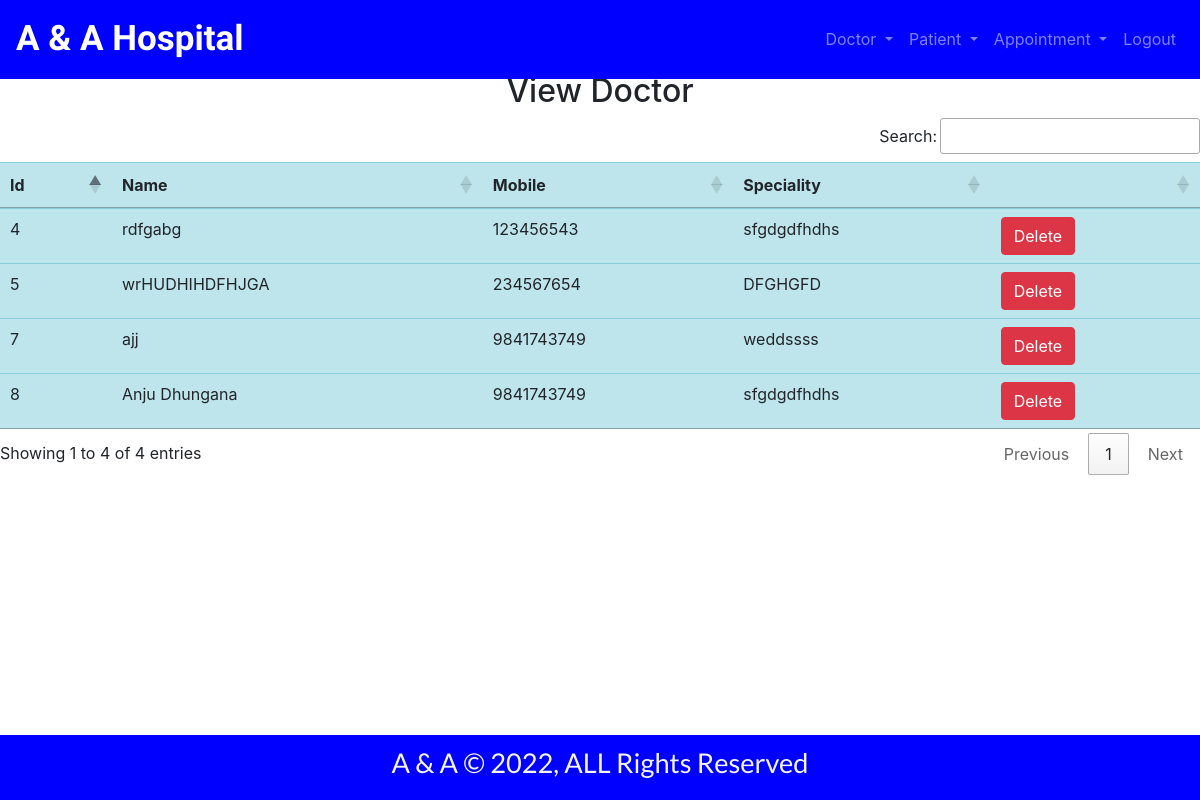
Before: /view_doctor/ (signed in) with the older database file.
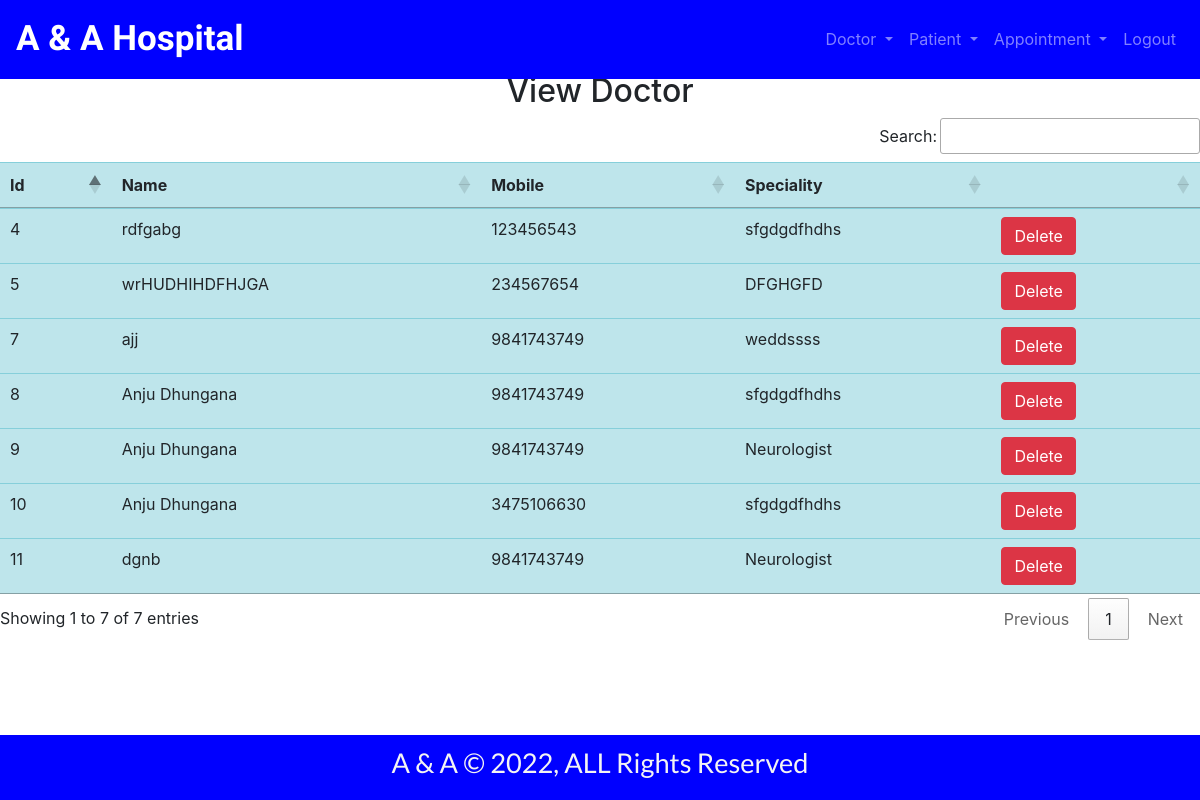
After: the same page with the newer database file.
### hospital/models.py (models this page shows, shortened)
class Doctor(models.Model):
    name = models.CharField(max_length=50)
    mobile = models.IntegerField()
    speciality = models.CharField(max_length=50)

### hospital/views.py (the view)
# urls.py: path('view_doctor/',View_Doctor,name='view_doctor'),
def View_Doctor(request):
    if not request.user.is_staff:
        return redirect('login')
    doc = Doctor.objects.all()
    d = {'doc' : doc}
    return render(request, 'view_doctor.html', d)

### hospital/templates/view_doctor.html (shortened to what this page needs)
{% include 'base.html' %}
{% include 'navigation.html' %}
{%block content%}
<div>
    <h2 class="text-center">View Doctor</h2>
    <table id="example" class="table table-info">
        <thead>
            <tr>
                <th>Id</th>
                <th>Name</th>
                <th>Mobile</th>
                <th>Speciality</th>
               <th></th>
            </tr>
        </thead>
        <tbody>
            {% for i in doc %}
            <tr>
               <td> {{i.id}}</td>
               <td> {{i.name}}</td>
               <td> {{i.mobile}}</td>
               <td> {{i.speciality}}</td>
               <td><a href="{% url 'delete_doctor' i.id %}"
                onclick="return confirm('Are you sure you want to delete?')"class="btn btn-danger">Delete</a></td>
            </tr>
            {% endfor %}
        </tbody>
    </table>
</div>
{%endblock%}
{% include 'footer.html' %}

Changed rows visible on the page:
added Doctor: id "9", name "Anju Dhungana", mobile "9841743749", speciality "Neurologist"
added Doctor: id "10", name "Anju Dhungana", mobile "3475106630", speciality "sfgdgdfhdhs"
added Doctor: id "11", name "dgnb", mobile "9841743749", speciality "Neurologist"
Other visible differences:
text written by a page script: "Search: Showing 1 to 4 of 4 entries Previous 1 Next" → "Search: Showing 1 to 7 of 7 entries Previous 1 Next"
